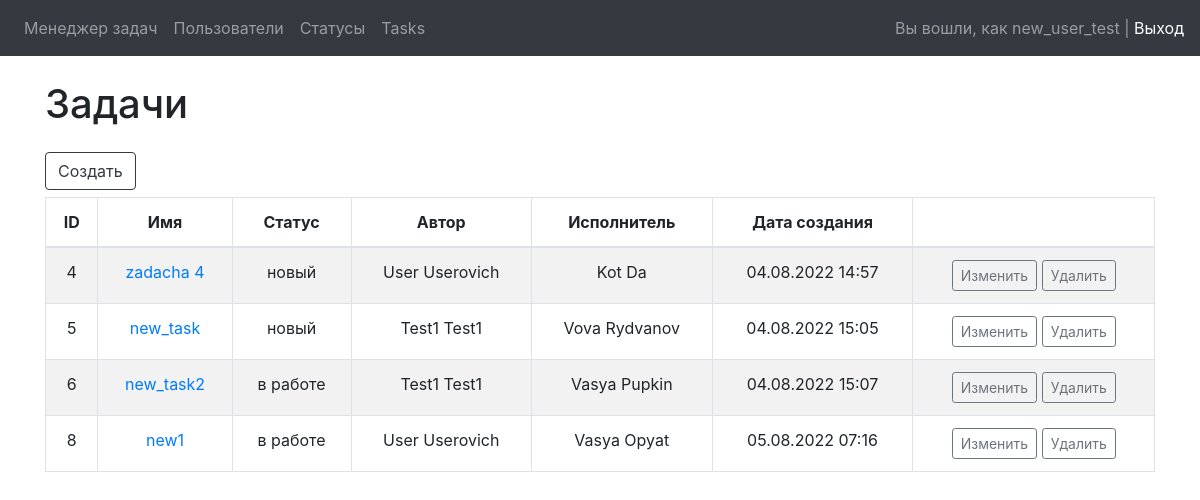
Page /tasks/ (signed in) on the committed database.
### users/models.py (models this page shows)
class MyUser(AbstractUser):
    def __str__(self):
        return self.get_full_name()
    class Meta:
        verbose_name = 'User'
        verbose_name_plural = 'Users'

### tasks/models.py (models this page shows, shortened)
class Task(models.Model):
    name = models.CharField(max_length=150, unique=True, null=False, blank=False, verbose_name='Имя')
    description = models.TextField(blank=True, verbose_name='Описание')
    status = models.ForeignKey(Status, on_delete=models.PROTECT, verbose_name='Статус')
    author = models.ForeignKey(MyUser, on_delete=models.PROTECT, verbose_name='Автор', related_name='authors')
    executor = models.ForeignKey(MyUser, on_delete=models.PROTECT, blank=True, null=True, verbose_name='Исполнитель', related_name='executors')
    created_at = models.DateTimeField(auto_now_add=True, verbose_name='Дата создания')
    class Meta:
        verbose_name = 'Task'
        verbose_name_plural = 'Tasks'

### statuses/models.py (models this page shows)
class Status(models.Model):
    name = models.CharField(max_length=50, unique=True, null=False, verbose_name='Имя')
    created_at = models.DateTimeField(auto_now_add=True, verbose_name='Дата создания')
    def __str__(self):
        return self.name
    class Meta:
        verbose_name = 'Status'
        verbose_name_plural = 'Statuses'

### tasks/views.py (the view)
# urls.py: path('tasks/', TaskListView.as_view(), name='task_list'),
class TaskListView(LoginRequiredMixin, ListView):
    model = Task
    template_name = 'tasks/task_list.html'
    context_object_name = 'task_list'

### tasks/templates/tasks/task_list.html (shortened to what this page needs)
{% extends 'base.html' %}
{% load bootstrap4 %}
{% load i18n %}
{% block content %}
<div class="container wrapper flex-grow-1">
    <h1 class="my-4">Задачи</h1>
    <a href="{% url 'task_add' %}">
        <button class="btn btn-outline-dark" style="margin-bottom: 7px">Создать</button>
    </a>
    <table class="table table-hover table-striped table-bordered">
        <thead align="center">
        <tr>
            <th>ID</th>
            <th>Имя</th>
            <th>Статус</th>
            <th>Автор</th>
            <th>Исполнитель</th>
            <th>Дата создания</th>
            <th></th>
        </tr>
        </thead>
        <tbody>
        {% for task in task_list %}
        <tr>
            <td align="center">{{ task.pk }}</td>
            <td align="center"><a href="{% url 'task_view' task.pk %}">{{ task.name }}</a></td>
            <td align="center">{{ task.status }}</td>
            <td align="center">{{ task.author }}</td>
            <td align="center">{{ task.executor }}</td>
            <td align="center">{{ task.created_at|date:"d.m.Y H:i" }}</td>
            <td align="center"><a href="{% url 'task_update' task.pk %}" style="display: inline-block">
                <button class="btn btn-outline-secondary btn-sm">Изменить</button>
            </a>
                <a href="{% url 'task_delete' task.pk %}" style="display: inline-block">
                    <button class="btn btn-outline-secondary btn-sm">Удалить</button>
                </a>
            </td>
        </tr>
        {% endfor %}
        </tbody>
    </table>
</div>
{% endblock %}

### task_manager/templates/inc/_nav.html (shortened to what this page needs)
{% load i18n %}
<nav class="navbar navbar-expand-lg navbar-dark bg-dark">
    <div class="collapse navbar-collapse" id="navbarSupportedContent">
        {% if user.is_authenticated %}
            <ul class="navbar-nav mr-auto">
                <li class="nav-item"><a class="nav-link" href="{% url 'home' %}">{% trans 'Task manager' %}</a></li>
                <li class="nav-item"><a class="nav-link" href="{% url 'users_list' %}">{% trans 'Users' %}</a></li>
                <li class="nav-item"><a class="nav-link" href="{% url 'status_list' %}">{% trans 'Statuses' %}</a></li>
                <li class="nav-item"><a class="nav-link" href="{% url 'task_list' %}">{% trans 'Tasks' %}</a></li>
            </ul>
            <span class="navbar-text">
                Вы вошли, как {{ user.username }} | <a href="{% url 'logout' %}">{% trans 'Logout' %}</a>
            </span>
            {% endif %}
    </div>
</nav>

### rows in the picture
MyUser: username "new_user_test"
Task: pk "4", name "zadacha 4", status "новый", author "User Userovich", executor "Kot Da", created_at "04.08.2022 14:57"
Task: pk "5", name "new_task", status "новый", author "Test1 Test1", executor "Vova Rydvanov", created_at "04.08.2022 15:05"
Task: pk "6", name "new_task2", status "в работе", author "Test1 Test1", executor "Vasya Pupkin", created_at "04.08.2022 15:07"
Task: pk "8", name "new1", status "в работе", author "User Userovich", executor "Vasya Opyat", created_at "05.08.2022 07:16"
